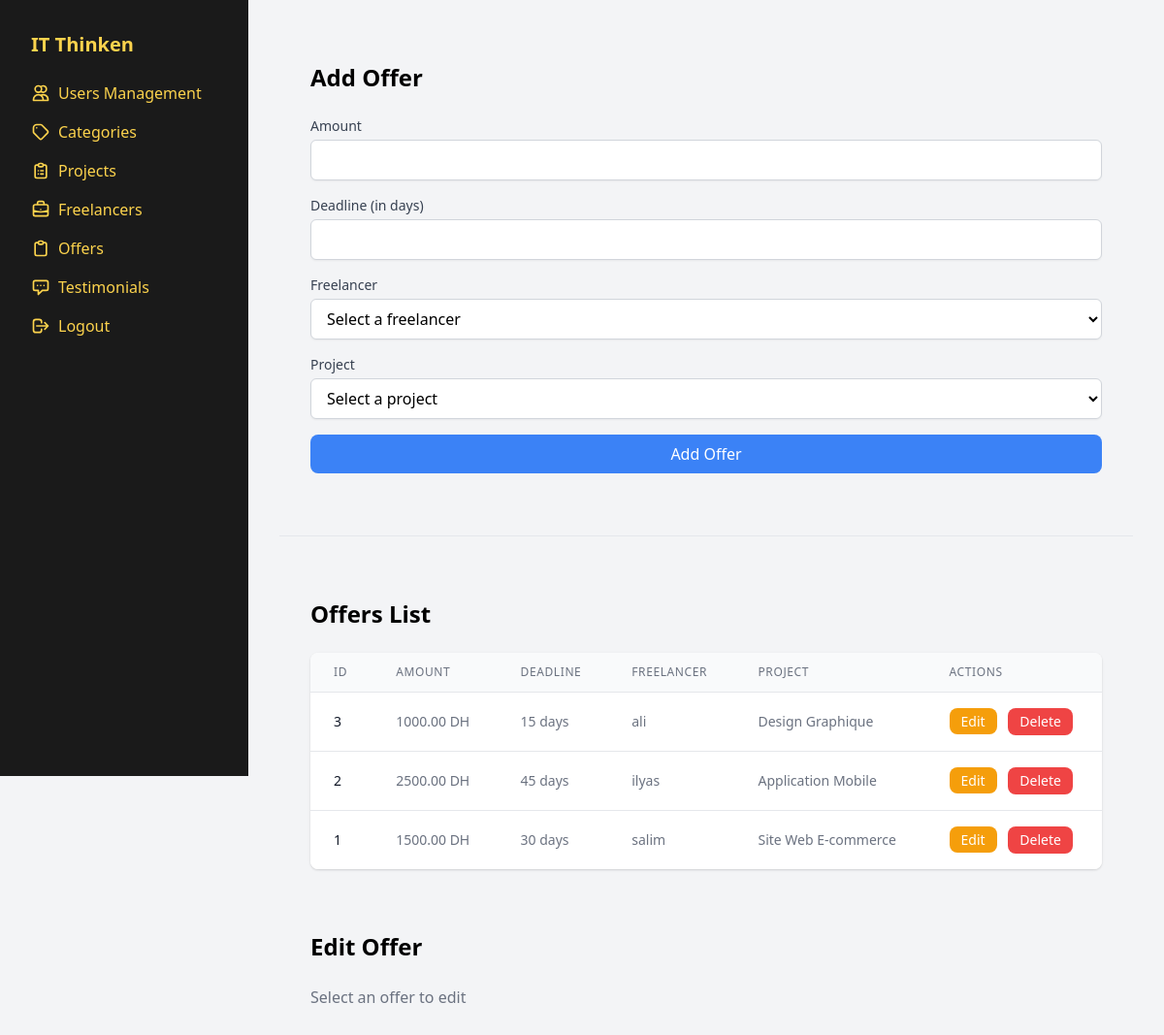
The app's page /admin/offers.php with its own data.
### tables this page shows
CREATE TABLE `offres` (
  `id_offre` int NOT NULL,
  `monatant` decimal(10,2) NOT NULL,
  `delai` int NOT NULL,
  `id_freelance` int NOT NULL,
  `id_projet` int NOT NULL
);

CREATE TABLE `utilisateurs` (
  `id_utilisateur` int NOT NULL,
  `nom_utilisateur` varchar(50) NOT NULL,
  `mot_de_passe` varchar(50) NOT NULL,
  `email` varchar(100) NOT NULL
);

CREATE TABLE `projets` (
  `id_projet` int NOT NULL,
  `titre_project` varchar(100) NOT NULL,
  `descreption` text NOT NULL,
  `id_categorie` int NOT NULL,
  `id_sous_categorie` int NOT NULL,
  `id_utilisateur` int NOT NULL,
  `date_creation` date DEFAULT NULL
);

### admin/offers.php (the view, shortened to what this page needs)
<?php
$connection = mysqli_connect('localhost','root','','itthink');
$query_read = "SELECT o.*, p.titre_project, u.nom_utilisateur
               FROM offres o
               LEFT JOIN projets p ON o.id_projet = p.id_projet
               LEFT JOIN utilisateurs u ON o.id_freelance = u.id_utilisateur
               ORDER BY o.id_offre DESC";
$result = mysqli_query($connection,$query_read);
$offers = mysqli_fetch_all($result,MYSQLI_ASSOC);
$query_users = "SELECT id_utilisateur, nom_utilisateur FROM utilisateurs";
$result_users = mysqli_query($connection,$query_users);
$users = mysqli_fetch_all($result_users,MYSQLI_ASSOC);
$query_projects = "SELECT id_projet, titre_project FROM projets";
$result_projects = mysqli_query($connection,$query_projects);
$projects = mysqli_fetch_all($result_projects,MYSQLI_ASSOC);
$editOffer = null;
?>
<!DOCTYPE html>
<html lang="en">
<head>
    <link rel="stylesheet" href="https://cdn.jsdelivr.net/npm/tailwindcss@2.2.19/dist/tailwind.min.css">
    <link rel="stylesheet" href="../public/css/categories.css">
</head>
<body class="bg-gray-100">
    <?php include('../includes/sidebar.php')?>
    <div class="main-content">
        <div class="p-8">
            <h2 class="text-2xl font-bold mb-6">Add Offer</h2>
            <form method="POST" class="flex flex-col gap-4" action="offers.php">
                <div>
                    <label for="montant_add" class="block text-sm font-medium text-gray-700">Amount</label>
                    <input type="number" name="montant_add" id="montant_add" step="0.01"
                           class="mt-1 block w-full px-3 py-2 bg-white border border-gray-300 rounded-md shadow-sm focus:outline-none focus:ring focus:ring-indigo-500 focus:border-indigo-500" required>
                </div>
                <div>
                    <label for="delai_add" class="block text-sm font-medium text-gray-700">Deadline (in days)</label>
                    <input type="number" name="delai_add" id="delai_add" min="1"
                           class="mt-1 block w-full px-3 py-2 bg-white border border-gray-300 rounded-md shadow-sm focus:outline-none focus:ring focus:ring-indigo-500 focus:border-indigo-500" required>
                </div>
                <div>
                    <label for="freelance_id_add" class="block text-sm font-medium text-gray-700">Freelancer</label>
                    <select name="freelance_id_add" id="freelance_id_add"
                            class="mt-1 block w-full px-3 py-2 bg-white border border-gray-300 rounded-md shadow-sm focus:outline-none focus:ring focus:ring-indigo-500 focus:border-indigo-500" required>
                        <option value="">Select a freelancer</option>
                    </select>
                </div>
                <div>
                    <label for="project_id_add" class="block text-sm font-medium text-gray-700">Project</label>
                    <select name="project_id_add" id="project_id_add"
                            class="mt-1 block w-full px-3 py-2 bg-white border border-gray-300 rounded-md shadow-sm focus:outline-none focus:ring focus:ring-indigo-500 focus:border-indigo-500" required>
                        <option value="">Select a project</option>
                    </select>
                </div>
                <button type="submit" class="bg-blue-500 text-white px-6 py-2 rounded-lg hover:bg-blue-600 transition-colors">Add Offer</button>
            </form>
        </div>
        <hr class="my-8">
        <div class="p-8">
            <h2 class="text-2xl font-bold mb-6">Offers List</h2>
            <div class="overflow-x-auto bg-white rounded-lg shadow">
                <table class="min-w-full divide-y divide-gray-200">
                    <thead class="bg-gray-50">
                        <tr>
                            <th class="px-6 py-3 text-left text-xs font-medium text-gray-500 uppercase tracking-wider">ID</th>
                            <th class="px-6 py-3 text-left text-xs font-medium text-gray-500 uppercase tracking-wider">Amount</th>
                            <th class="px-6 py-3 text-left text-xs font-medium text-gray-500 uppercase tracking-wider">Deadline</th>
                            <th class="px-6 py-3 text-left text-xs font-medium text-gray-500 uppercase tracking-wider">Freelancer</th>
                            <th class="px-6 py-3 text-left text-xs font-medium text-gray-500 uppercase tracking-wider">Project</th>
                            <th class="px-6 py-3 text-left text-xs font-medium text-gray-500 uppercase tracking-wider">Actions</th>
                        </tr>
                    </thead>
                    <tbody class="bg-white divide-y divide-gray-200">
                        <?php foreach ($offers as $offer): ?>
                        <tr class="hover:bg-gray-50">
                            <td class="px-6 py-4 whitespace-nowrap text-sm text-gray-900"><?php echo $offer['id_offre'] ?></td>
                            <td class="px-6 py-4 whitespace-nowrap text-sm text-gray-500"><?php echo $offer['monatant'] ?> DH</td>
                            <td class="px-6 py-4 whitespace-nowrap text-sm text-gray-500"><?php echo $offer['delai'] ?> days</td>
                            <td class="px-6 py-4 whitespace-nowrap text-sm text-gray-500"><?php echo $offer['nom_utilisateur'] ?></td>
                            <td class="px-6 py-4 whitespace-nowrap text-sm text-gray-500"><?php echo $offer['titre_project'] ?></td>
                            <td class="px-6 py-4 whitespace-nowrap text-sm text-gray-500">
                                <a href="?edit=<?php echo $offer['id_offre'] ?>" class="bg-yellow-500 text-white px-3 py-1 rounded-lg hover:bg-yellow-600 transition-colors mr-2">Edit</a>
                                <form method="POST" class="inline">
                                    <button type="submit"
                                            class="bg-red-500 text-white px-3 py-1 rounded-lg hover:bg-red-600 transition-colors"
                                            onclick="return confirm('Are you sure you want to delete this offer?')">
                                        Delete
                                    </button>
                                </form>
                            </td>
                        </tr>
                        <?php endforeach; ?>
                    </tbody>
                </table>
            </div>
        </div>
        <div class="p-8">
            <h2 class="text-2xl font-bold mb-6">Edit Offer</h2>
            <?php if($editOffer): ?>
            <form method="POST" class="flex flex-col gap-4" action="offers.php">
                <input type="hidden" name="action" value="edit">
                <input type="hidden" name="id_offer_edit" value="<?php echo $editOffer['id_offre']; ?>">
                <div>
                    <label for="montant_edit" class="block text-sm font-medium text-gray-700">Amount</label>
                    <input type="number" name="montant_edit" id="montant_edit" step="0.01" value="<?php echo $editOffer['montant']; ?>"
                           class="mt-1 block w-full px-3 py-2 bg-white border border-gray-300 rounded-md shadow-sm focus:outline-none focus:ring focus:ring-indigo-500 focus:border-indigo-500" required>
                </div>
                <div>
                    <label for="delai_edit" class="block text-sm font-medium text-gray-700">Deadline (in days)</label>
                    <input type="number" name="delai_edit" id="delai_edit" min="1" value="<?php echo $editOffer['delai']; ?>"
                           class="mt-1 block w-full px-3 py-2 bg-white border border-gray-300 rounded-md shadow-sm focus:outline-none focus:ring focus:ring-indigo-500 focus:border-indigo-500" required>
                </div>
                <div>
                    <label for="freelance_id_edit" class="block text-sm font-medium text-gray-700">Freelancer</label>
                    <select name="freelance_id_edit" id="freelance_id_edit"
                            class="mt-1 block w-full px-3 py-2 bg-white border border-gray-300 rounded-md shadow-sm focus:outline-none focus:ring focus:ring-indigo-500 focus:border-indigo-500" required>
                        <?php foreach($users as $user):?>
                            <option value="<?php echo $user['id_utilisateur']; ?>"
                                    <?php echo ($user['id_utilisateur'] == $editOffer['id_freelance']) ? 'selected' : ''; ?>>
                                <?php echo $user['nom_utilisateur']; ?>
                            </option>
                        <?php endforeach; ?>
                    </select>
                </div>
                <div>
                    <label for="project_id_edit" class="block text-sm font-medium text-gray-700">Project</label>
                    <select name="project_id_edit" id="project_id_edit"
                            class="mt-1 block w-full px-3 py-2 bg-white border border-gray-300 rounded-md shadow-sm focus:outline-none focus:ring focus:ring-indigo-500 focus:border-indigo-500" required>
                        <?php foreach($projects as $project):?>
                            <option value="<?php echo $project['id_projet']; ?>"
                                    <?php echo ($project['id_projet'] == $editOffer['id_projet']) ? 'selected' : ''; ?>>
                                <?php echo $project['titre_project']; ?>
                            </option>
                        <?php endforeach; ?>
                    </select>
                </div>
                <button type="submit" class="bg-yellow-500 text-white px-6 py-2 rounded-lg hover:bg-yellow-600 transition-colors">Update Offer</button>
            </form>
            <?php else: ?>
            <p class="text-gray-500">Select an offer to edit</p>
            <?php endif; ?>
        </div>
    </div>
</body>
</html>

### public/css/categories.css (style rules this page uses)
.main-content { margin-left: 16rem; padding: 2rem; }

### records on screen
offres: id_offre "3", monatant "1000.00", delai "15", utilisateurs.nom_utilisateur "ali", id_projet.titre_project "Design Graphique"
offres: id_offre "2", monatant "2500.00", delai "45", utilisateurs.nom_utilisateur "ilyas", id_projet.titre_project "Application Mobile"
offres: id_offre "1", monatant "1500.00", delai "30", utilisateurs.nom_utilisateur "salim", id_projet.titre_project "Site Web E-commerce"
